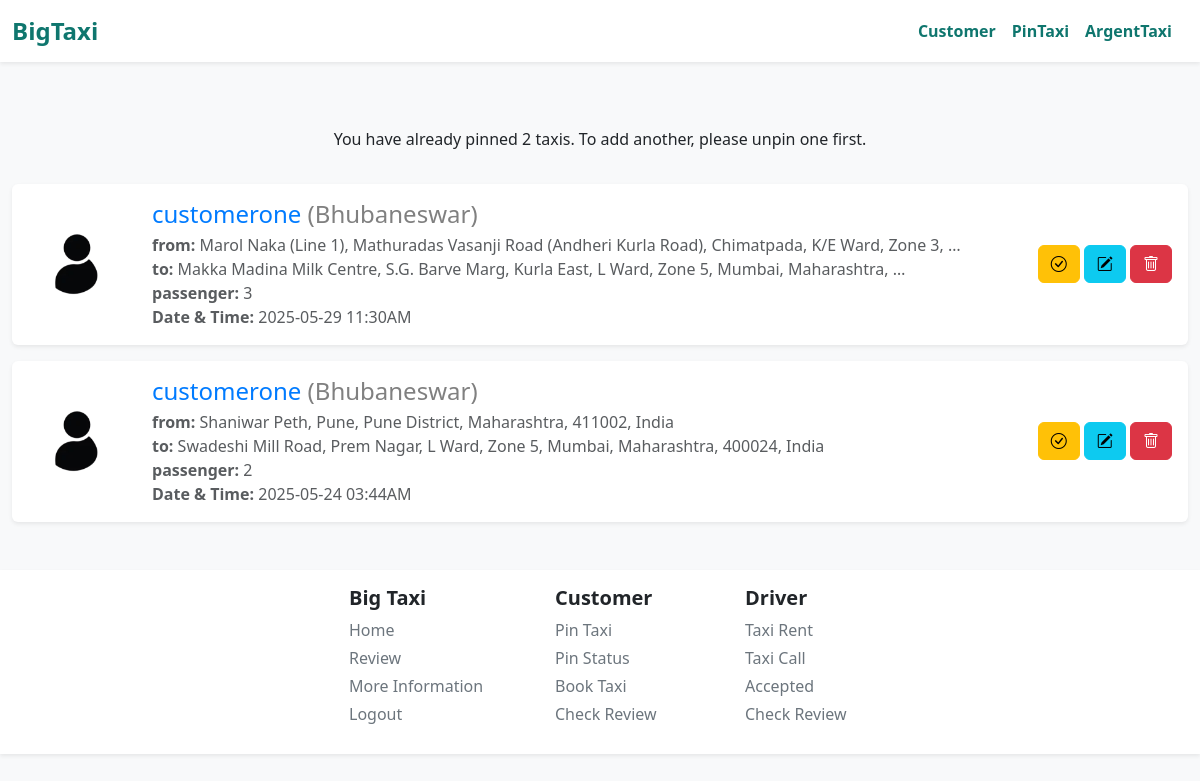
The page /home/pin/ (signed in) on the database its author committed.
### taxi_app/models.py (models this page shows, shortened)
class PinTaxiAvailable(models.Model):
    taxiAvaId = models.CharField(max_length=50)
    taxiCity = models.CharField(max_length=500)
    customerId = models.ForeignKey(usersDataModel, on_delete=models.CASCADE)
    currentLocation = models.CharField(max_length=2000)
    toLocation = models.CharField(max_length=2000, default='No Area Found!')
    taxiPassenger = models.IntegerField(default=1)
    pincode = models.CharField(max_length=20, default=' ')
    couponCodeWas = models.CharField(max_length=100, default='Customer Not Have Coupon')
    taxiDate = models.DateField(auto_now_add=True)
    taxiTime = models.TimeField(auto_now_add=True)
    taxiDateAndTimeByUser = models.CharField(max_length=100, default='none')
    priceOfTravel = models.IntegerField(default=100)
    driverCode = models.CharField(max_length=100, default='DRIVERCODE')

### Users/models.py (models this page shows, shortened)
class usersDataModel(models.Model):
    UserG = [
        ('Male', 'Male'),
        ('Female', 'Female'),
        ('Other', 'Other'),
        ('Not Check', 'Not Check'),
    ]
    UserC = [
        ('Developer', 'Developer'),
        ('Customer', 'Customer'),
        ('Driver', 'Driver'),
    ]
    ULink = models.ForeignKey(User, on_delete=models.CASCADE)
    UserCode = models.CharField(max_length=100, default='BIGTAXICODE1006463')
    UserCategory = models.CharField(choices=UserC, default='Customer')
    UserMobileNo = models.CharField(max_length=11)
    UserGender = models.CharField(max_length=100, default='Not Check')
    UserAge = models.CharField(max_length=3, default='')
    UserState = models.CharField(max_length=100, default='')
    UserCity = models.CharField(max_length=100, default='')
    UserPincode = models.CharField(max_length=20, default='')
    UserAddress = models.CharField(max_length=200, default='')
    UserPass = models.CharField(max_length=1000, default='password')
    CouponCode = models.CharField(max_length=50, null=True, blank=True)
    UProfileImage = models.ImageField(upload_to='profile/main/', default='profile/default/default.png')
    UProfileName = models.CharField(max_length=1000, default='BiXTaxi User')
    description = models.CharField(max_length=5000, default='No Description!')
    totalTripCount = models.IntegerField(default=0)
    dangerTripCount = models.IntegerField(default=0)

### taxi_app/views.py (the view)
# urls.py: path('pin/', views.pinTaxiFunctionBaseView, name='pinTaxi'),
def pinTaxiFunctionBaseView(request):
    if request.user.is_authenticated:
        showMessage = False
        usernames = request.user.username; user = User.objects.get(username = usernames); dataOfUser = usersDataModel.objects.get(ULink = user); dataPresentLst = PinTaxiAvailable.objects.filter(customerId = dataOfUser)
        profileImage = dataOfUser.UProfileImage; setLimitToForm = 2
        if dataPresentLst:
            valueOfPin = True
            if len(dataPresentLst) > 1:dataOfPin = PinFunction(request, dataPresentLst)
            elif len(dataPresentLst) > 3: dataOfPin = PinFunction(request, dataPresentLst)
            else:  dataOfPin = PinFunction(request, dataPresentLst)
        else: valueOfPin = False; dataOfPin = False
        if len(dataPresentLst) < setLimitToForm:
            DataShow = True
            if request.method == 'POST':
                uCityEnter = request.POST.get('uCity'); uCurrentLocationEnter = request.POST.get('uCurrentLocation'); uPincodeEnter = request.POST.get('uPincode'); uTaxiPassengerEnter = abs(int(request.POST.get('uTaxiPassenger'))); uCouponCodeEnter = request.POST.get('uCouponCode'); uVerifyStatusEnter = request.POST.get('uVerifyStatus'); uBarCodeEnter = request.POST.get('uBarCode'); uLastLocationEnter = request.POST.get('uLastLocation'); utaxiDateAndTimeByUserEnter = request.POST.get('utaxiDateAndTimeByUser')
                if uVerifyStatusEnter == "Driver": uCouponCode = usersDataModel.objects.get(UserCode = uBarCodeEnter); uCouponCodeEnter = uCouponCode.CouponCode
                else:
                    if uCouponCodeEnter: pass
                    else: uCouponCodeEnter = 'Customer Not Have Coupon'
                if utaxiDateAndTimeByUserEnter: dt_obj = datetime.strptime(utaxiDateAndTimeByUserEnter, "%Y-%m-%dT%H:%M"); formatted_datetime = dt_obj.strftime("%Y-%m-%d %I:%M%p")  # %I = 12-hour, %p = AM/PM
                else: formatted_datetime = "none"
                if uTaxiPassengerEnter > 0:
                    checkUser = User.objects.get(username = request.user.username); UDM = usersDataModel.objects.get(ULink = checkUser); CodeNameTaxiAva = 'TAXIAVALIABLE'; CodeNo = 101; TBC = TaxiBarCode.objects.all()
                    if len(TBC) > 0:
                        barLst = [TBCData.barCode for TBCData in TBC]; oldBarCode = barLst[len(barLst) - 1]; newCodes = ''
                        for i in oldBarCode:
                            if i.isdigit(): newCodes += i
                        newBarCode = CodeNameTaxiAva + str(int(newCodes) + 1)
                    else: newBarCode = CodeNameTaxiAva + str(CodeNo)
                    PinTaxiAvailable(taxiAvaId = newBarCode, taxiCity = uCityEnter, customerId = UDM, currentLocation = uCurrentLocationEnter, pincode = uPincodeEnter, taxiPassenger = uTaxiPassengerEnter, couponCodeWas = uCouponCodeEnter, toLocation = uLastLocationEnter, taxiDateAndTimeByUser = formatted_datetime).save(); TaxiBarCode(barCode = newBarCode).save()
                    return redirect('taxi_app:pinTaxi')
                else: messages.warning(request, 'Passenger Limit is Zero. Then why you need to pin taxi'); showMessage = True; return render(request, 'main/pinTaxi.html')
        else: DataShow = False
        context = { 'showMessage' : showMessage, 'valueOfPin' : valueOfPin, 'dataOfPin' : dataOfPin, 'usernames' : usernames, 'DataShow' : DataShow, 'profileImage' : profileImage}
        return render(request, 'main/pinTaxi.html', context)
    else: return redirect('driver:login')

### taxi_app/views.py (called while the page is built)
def PinFunction(request, dataPresentLst):
    dataOfPinLst = []; IdLst = []; codeLst = []
    for a1 in dataPresentLst:
        dataOfPinLst += [a1]
    DataOf = [1 if ReportDriverInPinTaxi.objects.filter(pinBarCode = i) else 0 for i in dataPresentLst]
    if 1 in DataOf:
        indexPosition, NoIndex = [index for index, value in enumerate(DataOf) if value == 1], [index for index, value in enumerate(DataOf) if value == 0]
        for i in indexPosition: IdLst.append(str(dataOfPinLst[i].taxiAvaId)); codeLst.append(str(dataOfPinLst[i].taxiAvaId))
        for j in NoIndex: IdLst.insert(j, '')
    request.session['ReportAccessBarCode'] = codeLst
    DataZip = list(zip(dataOfPinLst, DataOf))
    return DataZip

### templates/main/pinTaxi.html (shortened to what this page needs)
{% extends 'base.html' %} {% block body %}
<link rel="stylesheet" href="../../static/css/pinTaxi.css" />
<link rel="stylesheet" href="https://unpkg.com/leaflet/dist/leaflet.css" />
{% if DataShow %}
<div class="container mb-4">
  <div class="form-section">
    <h4>Customer Need To Pin Taxi</h4>
    {% if showMessage %}
      {% if messages %}
      <div>
        {% for message in messages %}
        <div
          class="alert {% if message.tags == 'success' %}alert-success {% elif message.tags == 'warning' %}alert-warning {% else %}alert-info{% endif %}"
        >
          {{ message }}
        </div>
        {% endfor %}
      </div>
      {% endif %}
    {% endif %}
    <form method="POST">
      {% csrf_token %}
      <div class="mb-3 text-start position-relative">
        <label class="form-label">Passenger:</label>
        <input
          type="number"
          class="form-control"
          name="uTaxiPassenger"
          min="0"
          placeholder="maximum no of passenger travel*"
          required
        />
      </div>
      <div class="mb-3 text-start position-relative">
        <label class="form-label">Current Location Address:</label>
        <input
          type="text"
          class="form-control"
          name="uCurrentLocation"
          id="currentLocationUser"
          placeholder="enter your current address*"
          required
        />
        <button
          type="button"
          id="search-current-location-btn"
          class="btn btn-outline-secondary mt-2 ms-2"
        >
          Search Location
        </button>
        <button
          type="button"
          id="open-current-map-btn"
          class="btn btn-outline-primary mt-2"
        >
          Select Location on Map
        </button>
        <div
          id="currentMap"
          style="display: none; height: 300px; margin-top: 10px"
        ></div>
        <button
          type="button"
          id="confirm-current-btn"
          class="btn btn-success mt-2"
          style="display: none"
        >
          Use This Location
        </button>
      </div>
      <div class="mb-3 text-start position-relative">
        <label class="form-label">To Location Address:</label>
        <input
          type="text"
          class="form-control"
          name="uLastLocation"
          id="toLocationInput"
          placeholder="enter your last destination*"
          required
        />
        <button
          type="button"
          id="search-location-btn"
          class="btn btn-outline-secondary mt-2 ms-2"
        >
          Search Location
        </button>
        <button
          type="button"
          id="open-map-btn"
          class="btn btn-outline-primary mt-2"
        >
          Select Location on Map
        </button>
        <div id="map"></div>
        <button type="button" id="confirm-btn" class="btn btn-success mt-2">
          Use This Location
        </button>
      </div>
      <div class="mb-3 text-start position-relative">
        <label class="form-label">Travel City From:</label>
        <input
          type="text"
          class="form-control"
          name="uCity"
          id="user-city"
          value=""
          placeholder="Select your starting location from the map. It will be filled automatically, but please make sure to verify the city as well*"
          readonly
          />
        <input
          type="number"
          class="form-control"
          name="uPincode"
          id="pincodeInput"
          required
          hidden
        />
      </div>
      <div class="mb-3 text-start position-relative">
        <label class="form-label" for="datetime"
          >Select travel date and time:</label
        >
        <input
          type="datetime-local"
          id="datetime"
          class="form-control"
          name="utaxiDateAndTimeByUser"
          required
        />
      </div>
      {% if userCategoryis == 'Customer' %}
      <div class="mb-3 text-start position-relative">
        <label class="form-label">Coupon Code:</label>
        <input
          type="text"
          class="form-control"
          name="uCouponCode"
          placeholder="Discount Coupon Code"
        />
        <input
          type="text"
          class="form-control"
          name="uVerifyStatus"
          value="{{ userCategoryis }}"
          hidden
        />
        <input
          type="text"
          class="form-control"
          name="uBarCode"
          value="{{ userBarCodeAccessis }}"
          hidden
        />
      </div>
      {% elif userCategoryis == 'Driver' %}
      <input
        type="text"
        class="form-control"
        name="uVerifyStatus"
        value="{{ userCategoryis }}"
        hidden
      />
      <input
        type="text"
        class="form-control"
        name="uBarCode"
        value="{{ userBarCodeAccessis }}"
        hidden
      />
      {% endif %}
      <div class="w-100 d-flex justify-content-center gap-5">
        <a href="{% url 'taxi_app:home' %}" class="btn btn-primary w-pin-taxi"
          >Back</a
        >
        <button type="submit" class="btn btn-success w-pin-taxi">Post</button>
      </div>
    </form>
  </div>
</div>
{% else %}
<div class="container mt-5">
  <div class="alert text-center">
    You have already pinned 2 taxis. To add another, please unpin one first.
  </div>
</div>
{% endif %}
{% if valueOfPin %}
  {% for DP, FIR in dataOfPin %}
<div class="container-xxl my-3">
  {% if FIR %}
    <div class="bg-warning shadow-sm rounded p-3 d-flex align-items-center flex-wrap flex-md-nowrap" style="border-radius: 50%;">
  {% else %}
    <div class="bg-white shadow-sm rounded p-3 d-flex align-items-center flex-wrap flex-md-nowrap" style="border-radius: 50%;">
  {% endif %}
    <div class="me-4 mb-3 mb-md-0">
      <img
        src="/media/{{ profileImage }}"
        alt="User Profile"
        class="rounded-circle"
        style="width: 100px; height: 100px; object-fit: cover; border-radius: 50%;"
      />
    </div>
    <div class="me-auto">
      <h4 class="mb-1">
        {{ usernames }}
        <span class="taxi-passenger-limit-text">({{ DP.taxiCity }})</span>
      </h4>
      <p class="text-muted mb-0">
        <strong>from:</strong> {{ DP.currentLocation|truncatewords:15 }}
      </p>
      <p class="text-muted mb-0"><strong>to:</strong> {{ DP.toLocation|truncatewords:15 }}</p>
      <p class="text-muted mb-0"><strong>passenger:</strong> {{ DP.taxiPassenger }}</p>
      <p class="text-muted mb-0"><strong>Date & Time:</strong> {{ DP.taxiDateAndTimeByUser }}</p>
    </div>
    <div class="mt-3 mt-md-0">
      {% if FIR %}
        <a href="{% url 'taxi_app:checkPinReport' DP.taxiAvaId %}" class="btn btn-primary"><i class="bi bi-file-earmark-text"></i></a>
        <a href="{% url 'taxi_app:repostPin' DP.taxiAvaId %}" class="btn btn-success"><i class="bi bi-arrow-clockwise"></i></a>
        <a href="{% url 'taxi_app:deletePinTaxiReport' DP.taxiAvaId %}" class="btn btn-danger"><i class="bi bi-trash"></i></a>
      {% else %}
        <a href="{% url 'taxi_app:pinStatus' DP.taxiAvaId %}" class="btn btn-warning button-home"><i class="bi bi-check-circle"></i></a>
        <a href="#" class="btn btn-info"><i class="bi bi-pencil-square"></i></a>
        <a href="{% url 'taxi_app:deletePinTaxiDetail' DP.taxiAvaId %}" class="btn btn-danger button-home-red"><i class="bi bi-trash"></i></a>
      {% endif %}
    </div>
  </div>
</div>
{% endfor %}
{% endif %}
{% endblock %}

### static/css/pinTaxi.css (style rules this page uses)
body { background-color: #f8fafc; }
h4 { color: #007bff; margin-bottom: 1.5rem; }
.taxi-passenger-limit-text { color: gray; }

### templates/inc/navbar.html (style rules this page uses)
a { text-decoration: none; }

### templates/inc/footer.html (style rules this page uses)
a { text-decoration: none; }

### rows shown on the page
PinTaxiAvailable: UProfileImage (placeholder picture), taxiCity "Bhubaneswar", currentLocation "Marol Naka (Line 1), Mathuradas Vasanji Road (Andheri Kurla Road), Chimatpada, K/E Ward, Zone 3, …", toLocation "Makka Madina Milk Centre, S.G. Barve Marg, Kurla East, L Ward, Zone 5, Mumbai, Maharashtra, …", taxiPassenger "3", taxiDateAndTimeByUser "2025-05-29 11:30AM"
PinTaxiAvailable: UProfileImage (placeholder picture), taxiCity "Bhubaneswar", currentLocation "Shaniwar Peth, Pune, Pune District, Maharashtra, 411002, India", toLocation "Swadeshi Mill Road, Prem Nagar, L Ward, Zone 5, Mumbai, Maharashtra, 400024, India", taxiPassenger "2", taxiDateAndTimeByUser "2025-05-24 03:44AM"

### other values the page prints
{{ usernames }} "customerone"
